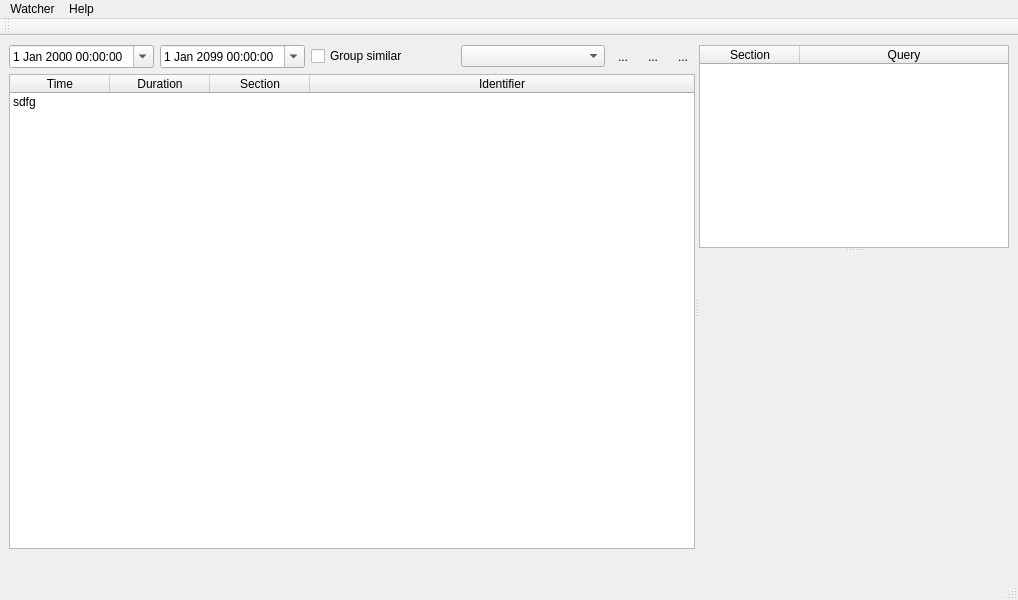
<?xml version="1.0" encoding="UTF-8"?>
<ui version="4.0">
 <class>WatchMe</class>
 <widget class="QMainWindow" name="WatchMe">
  <property name="geometry">
   <rect>
    <x>0</x>
    <y>0</y>
    <width>1018</width>
    <height>600</height>
   </rect>
  </property>
  <property name="windowTitle">
   <string>MainWindow</string>
  </property>
  <widget class="QWidget" name="centralwidget">
   <layout class="QGridLayout" name="gridLayout">
    <item row="0" column="0">
     <widget class="QSplitter" name="splitter_2">
      <property name="orientation">
       <enum>Qt::Horizontal</enum>
      </property>
      <widget class="QWidget" name="layoutWidget">
       <layout class="QVBoxLayout" name="verticalLayout">
        <item>
         <layout class="QHBoxLayout" name="horizontalLayout">
          <item>
           <widget class="QDateTimeEdit" name="_from">
            <property name="calendarPopup">
             <bool>true</bool>
            </property>
           </widget>
          </item>
          <item>
           <widget class="QDateTimeEdit" name="_to">
            <property name="date">
             <date>
              <year>2099</year>
              <month>1</month>
              <day>1</day>
             </date>
            </property>
            <property name="time">
             <time>
              <hour>0</hour>
              <minute>0</minute>
              <second>0</second>
             </time>
            </property>
            <property name="calendarPopup">
             <bool>true</bool>
            </property>
           </widget>
          </item>
          <item>
           <widget class="QCheckBox" name="_syndicate">
            <property name="text">
             <string>Group similar</string>
            </property>
           </widget>
          </item>
          <item>
           <widget class="QComboBox" name="_classification">
            <property name="editable">
             <bool>false</bool>
            </property>
            <property name="currentText">
             <string/>
            </property>
           </widget>
          </item>
          <item>
           <widget class="QToolButton" name="_add">
            <property name="text">
             <string>...</string>
            </property>
            <property name="icon">
             <iconset resource="res/res.qrc">
              <normaloff>:/icons/plus-8x.png</normaloff>:/icons/plus-8x.png</iconset>
            </property>
            <property name="autoRaise">
             <bool>true</bool>
            </property>
           </widget>
          </item>
          <item>
           <widget class="QToolButton" name="_remove">
            <property name="text">
             <string>...</string>
            </property>
            <property name="icon">
             <iconset resource="res/res.qrc">
              <normaloff>:/icons/minus-8x.png</normaloff>:/icons/minus-8x.png</iconset>
            </property>
            <property name="autoRaise">
             <bool>true</bool>
            </property>
           </widget>
          </item>
          <item>
           <widget class="QToolButton" name="_reload">
            <property name="text">
             <string>...</string>
            </property>
            <property name="icon">
             <iconset resource="res/res.qrc">
              <normaloff>:/icons/check-8x.png</normaloff>:/icons/check-8x.png</iconset>
            </property>
            <property name="autoRaise">
             <bool>true</bool>
            </property>
           </widget>
          </item>
         </layout>
        </item>
        <item>
         <widget class="QTableWidget" name="_log">
          <property name="editTriggers">
           <set>QAbstractItemView::NoEditTriggers</set>
          </property>
          <property name="showGrid">
           <bool>false</bool>
          </property>
          <property name="sortingEnabled">
           <bool>true</bool>
          </property>
          <attribute name="horizontalHeaderCascadingSectionResizes">
           <bool>false</bool>
          </attribute>
          <attribute name="horizontalHeaderStretchLastSection">
           <bool>true</bool>
          </attribute>
          <attribute name="verticalHeaderVisible">
           <bool>false</bool>
          </attribute>
          <attribute name="verticalHeaderCascadingSectionResizes">
           <bool>false</bool>
          </attribute>
          <attribute name="verticalHeaderDefaultSectionSize">
           <number>16</number>
          </attribute>
          <attribute name="verticalHeaderMinimumSectionSize">
           <number>16</number>
          </attribute>
          <row>
           <property name="text">
            <string>Новая строка</string>
           </property>
          </row>
          <column>
           <property name="text">
            <string>Time</string>
           </property>
          </column>
          <column>
           <property name="text">
            <string>Duration</string>
           </property>
          </column>
          <column>
           <property name="text">
            <string>Section</string>
           </property>
          </column>
          <column>
           <property name="text">
            <string>Identifier</string>
           </property>
          </column>
          <item row="0" column="0">
           <property name="text">
            <string>sdfg</string>
           </property>
          </item>
         </widget>
        </item>
        <item>
         <widget class="QLabel" name="_log_line">
          <property name="text">
           <string/>
          </property>
          <property name="wordWrap">
           <bool>true</bool>
          </property>
         </widget>
        </item>
       </layout>
      </widget>
      <widget class="QSplitter" name="splitter">
       <property name="orientation">
        <enum>Qt::Vertical</enum>
       </property>
       <widget class="WDraggableTableWidget" name="_filters">
        <property name="selectionMode">
         <enum>QAbstractItemView::SingleSelection</enum>
        </property>
        <property name="selectionBehavior">
         <enum>QAbstractItemView::SelectRows</enum>
        </property>
        <property name="showGrid">
         <bool>false</bool>
        </property>
        <attribute name="horizontalHeaderStretchLastSection">
         <bool>true</bool>
        </attribute>
        <attribute name="verticalHeaderVisible">
         <bool>false</bool>
        </attribute>
        <attribute name="verticalHeaderDefaultSectionSize">
         <number>16</number>
        </attribute>
        <column>
         <property name="text">
          <string>Section</string>
         </property>
        </column>
        <column>
         <property name="text">
          <string>Query</string>
         </property>
        </column>
       </widget>
       <widget class="NightchartsWidget" name="_chart" native="true">
        <property name="minimumSize">
         <size>
          <width>300</width>
          <height>300</height>
         </size>
        </property>
       </widget>
      </widget>
     </widget>
    </item>
   </layout>
  </widget>
  <widget class="QMenuBar" name="menubar">
   <property name="geometry">
    <rect>
     <x>0</x>
     <y>0</y>
     <width>1018</width>
     <height>19</height>
    </rect>
   </property>
   <widget class="QMenu" name="menuWatcher">
    <property name="title">
     <string>Watcher</string>
    </property>
    <addaction name="actionQuit"/>
   </widget>
   <widget class="QMenu" name="menuHelp">
    <property name="title">
     <string>Help</string>
    </property>
   </widget>
   <addaction name="menuWatcher"/>
   <addaction name="menuHelp"/>
  </widget>
  <widget class="QStatusBar" name="statusbar"/>
  <widget class="QToolBar" name="_toolbar">
   <property name="windowTitle">
    <string>toolBar</string>
   </property>
   <attribute name="toolBarArea">
    <enum>TopToolBarArea</enum>
   </attribute>
   <attribute name="toolBarBreak">
    <bool>false</bool>
   </attribute>
  </widget>
  <action name="__test__iconAction">
   <property name="icon">
    <iconset resource="res/res.qrc">
     <normaloff>:/icons/eye-8x.png</normaloff>:/icons/eye-8x.png</iconset>
   </property>
   <property name="text">
    <string>__test__iconAction</string>
   </property>
  </action>
  <action name="actionQuit">
   <property name="text">
    <string>Quit</string>
   </property>
  </action>
 </widget>
 <customwidgets>
  <customwidget>
   <class>NightchartsWidget</class>
   <extends>QWidget</extends>
   <header>nightchartswidget.h</header>
   <container>1</container>
  </customwidget>
  <customwidget>
   <class>WDraggableTableWidget</class>
   <extends>QTableWidget</extends>
   <header>wdraggabletablewidget.h</header>
  </customwidget>
 </customwidgets>
 <resources>
  <include location="res/res.qrc"/>
 </resources>
 <connections/>
</ui>
